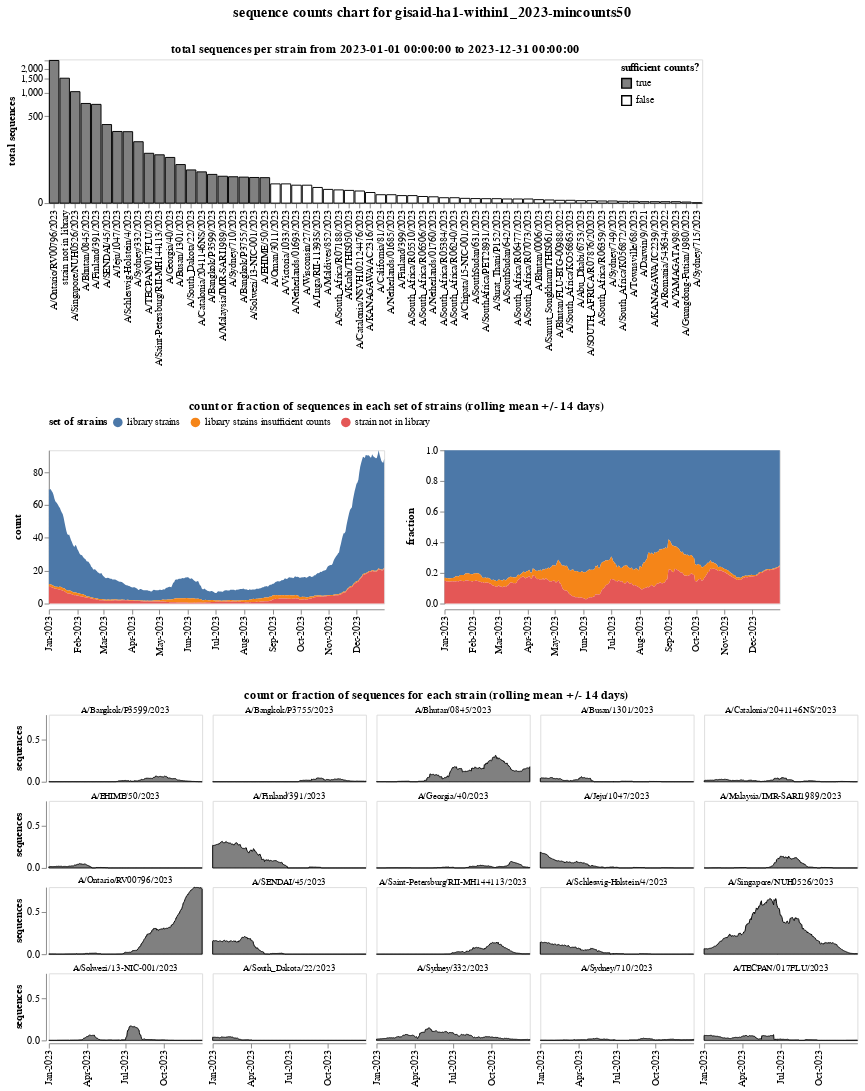

Write notebook code for a chart like this one.
### Markdown cell above
Make a merged plot:

### Code cell
counts_chart = (
    alt.vconcat(
        total_counts_chart,
        grouped_counts_by_date_chart,
        counts_by_date_chart,
        spacing=35,
    )
    .resolve_scale(fill="independent")
    .properties(
        title=alt.TitleParams(
            f"sequence counts chart for {desc}",
            anchor="middle",
            fontSize=15,
            dy=-20,
        )
    )
)

print(f"Saving merged chart to {counts_chart_html}")
counts_chart.save(counts_chart_html)

counts_chart

### Figure 1 — Vega-Lite specification as saved in the notebook (floating-point values rounded to 4 significant figures; data arrays with more than 128 entries replaced by an {"elided": "..."} marker saying what was removed)
{"config": {"view": {"continuousWidth": 300, "continuousHeight": 300}}, "vconcat": [{"data": {"name": "data-e78224f92c01f699cafec39319cda7e3"}, "mark": {"type": "bar", "stroke": "black"}, "encoding": {"fill": {"field": "sufficient_counts", "legend": {"offset": 3, "orient": "top-right"}, "scale": {"domain": [true, false], "range": ["gray", "white"]}, "title": "sufficient counts?", "type": "nominal"}, "tooltip": [{"field": "variant", "type": "nominal"}, {"field": "total_sequences", "type": "quantitative"}, {"field": "sufficient_counts", "type": "nominal"}], "x": {"field": "variant", "sort": {"field": "total_sequences", "order": "descending"}, "title": null, "type": "nominal"}, "y": {"axis": {"grid": false}, "field": "total_sequences", "scale": {"constant": 50, "type": "symlog"}, "title": "total sequences", "type": "quantitative"}}, "height": 150, "title": "total sequences per strain from 2023-01-01 00:00:00 to 2023-12-31 00:00:00", "width": {"step": 11}}, {"data": {"name": "data-e2d9efb321b40e19da63dd3312c8673d"}, "mark": {"type": "area"}, "encoding": {"column": {"field": "statistic", "header": {"labelFontSize": 11, "labelFontStyle": "bold", "orient": "left"}, "title": null, "type": "nominal"}, "fill": {"field": "set_of_strains", "legend": {"labelLimit": 500, "orient": "top", "titleOrient": "left"}, "title": "set of strains", "type": "nominal"}, "tooltip": [{"field": "set_of_strains", "type": "nominal"}, {"field": "date", "type": "temporal"}, {"field": "statistic", "type": "nominal"}, {"field": "count_or_fraction", "format": ".2f", "type": "quantitative"}], "x": {"axis": {"format": "%b-%Y", "grid": false, "labelAngle": -90}, "field": "date", "title": null, "type": "temporal"}, "y": {"axis": {"grid": false}, "field": "count_or_fraction", "scale": {"nice": false}, "title": null, "type": "quantitative"}}, "height": 160, "resolve": {"scale": {"y": "independent"}}, "title": {"text": "count or fraction of sequences in each set of strains (rolling mean +/- 14 days)", "anchor": "middle"}, "transform": [{"window": [{"op": "mean", "field": "sequences", "as": "count"}], "frame": [-14, 14], "groupby": ["set_of_strains"]}, {"joinaggregate": [{"op": "sum", "field": "count", "as": "total_count"}], "groupby": ["date"]}, {"calculate": "(datum.count / datum.total_count)", "as": "fraction"}, {"fold": ["count", "fraction"], "as": ["statistic", "count_or_fraction"]}], "width": 350}, {"data": {"name": "data-64360ac1c4b01a6735d175347671a95c"}, "mark": {"type": "area", "fill": "gray", "stroke": "black"}, "encoding": {"facet": {"columns": 5, "field": "variant", "header": {"labelFontSize": 9, "labelPadding": 0}, "spacing": 5, "title": null, "type": "nominal"}, "tooltip": [{"field": "variant", "type": "nominal"}, {"field": "date", "type": "temporal"}, {"field": "statistic", "type": "nominal"}, {"field": "count_or_fraction", "format": ".2f", "type": "quantitative"}], "x": {"axis": {"format": "%b-%Y", "grid": false, "labelAngle": -90}, "field": "date", "title": null, "type": "temporal"}, "y": {"axis": {"grid": false}, "field": "count_or_fraction", "scale": {"nice": false}, "title": "sequences", "type": "quantitative"}}, "height": 70, "name": "view_1", "title": {"text": "count or fraction of sequences for each strain (rolling mean +/- 14 days)", "anchor": "middle"}, "transform": [{"filter": "((datum['variant'] !== 'strain not in library') || param_2)"}, {"filter": "((datum['variant'] !== 'library strains insufficient counts') || param_3)"}, {"window": [{"op": "mean", "field": "sequences", "as": "count"}], "frame": [-14, 14], "groupby": ["variant"]}, {"joinaggregate": [{"op": "sum", "field": "count", "as": "total_count"}], "groupby": ["date"]}, {"calculate": "(datum.count / datum.total_count)", "as": "fraction"}, {"fold": ["count", "fraction"], "as": ["statistic", "count_or_fraction"]}, {"filter": {"param": "param_1"}}], "width": 160}], "params": [{"name": "param_1", "select": {"type": "point", "fields": ["statistic"]}, "bind": {"input": "radio", "options": ["count", "fraction"], "name": "show count or fraction on y-axis?"}, "value": "fraction", "views": ["view_1"]}, {"name": "param_2", "bind": {"input": "radio", "options": [true, false], "name": "include strain not in library?"}, "value": false}, {"name": "param_3", "bind": {"input": "radio", "options": [true, false], "name": "include library strains insufficient counts?"}, "value": false}], "resolve": {"scale": {"fill": "independent"}}, "spacing": 35, "title": {"text": "sequence counts chart for gisaid-ha1-within1_2023-mincounts50", "anchor": "middle", "dy": -20, "fontSize": 15}, "$schema": "https://vega.github.io/schema/vega-lite/v5.20.1.json", "datasets": {"data-e78224f92c01f699cafec39319cda7e3": [{"variant": "A/Abu_Dhabi/6753/2023", "total_sequences": 3.5, "sufficient_counts": false}, {"variant": "A/Bangkok/P3599/2023", "total_sequences": 60.5, "sufficient_counts": true}, {"variant": "A/Bangkok/P3755/2023", "total_sequences": 52.5, "sufficient_counts": true}, {"variant": "A/Bhutan/0006/2023", "total_sequences": 5.0, "sufficient_counts": false}, {"variant": "A/Bhutan/0845/2023", "total_sequences": 734.5, "sufficient_counts": true}, {"variant": "A/Bhutan/FLU-BTG-00988/2022", "total_sequences": 4.0, "sufficient_counts": false}, {"variant": "A/Busan/1301/2023", "total_sequences": 95.0, "sufficient_counts": true}, {"variant": "A/California/81/2023", "total_sequences": 13.0, "sufficient_counts": false}, {"variant": "A/Catalonia/2041146NS/2023", "total_sequences": 68.5, "sufficient_counts": true}, {"variant": "A/Catalonia/NSVH102124476/2023", "total_sequences": 19.83, "sufficient_counts": false}, {"variant": "A/Chipata/15-NIC-001/2023", "total_sequences": 7.0, "sufficient_counts": false}, {"variant": "A/Darwin/9/2021", "total_sequences": 2.0, "sufficient_counts": false}, {"variant": "A/EHIME/50/2023", "total_sequences": 51.0, "sufficient_counts": true}, {"variant": "A/Finland/391/2023", "total_sequences": 715.0, "sufficient_counts": true}, {"variant": "A/Finland/399/2023", "total_sequences": 11.5, "sufficient_counts": false}, {"variant": "A/Georgia/40/2023", "total_sequences": 126.5, "sufficient_counts": true}, {"variant": "A/Guangdong-Futian/1980/2023", "total_sequences": 1.5, "sufficient_counts": false}, {"variant": "A/Jeju/1047/2023", "total_sequences": 311.7, "sufficient_counts": true}, {"variant": "A/KANAGAWA/AC2316/2023", "total_sequences": 17.0, "sufficient_counts": false}, {"variant": "A/KANAGAWA/IC2239/2023", "total_sequences": 2.0, "sufficient_counts": false}, {"variant": "A/Krabi/THIS050/2023", "total_sequences": 21.0, "sufficient_counts": false}, {"variant": "A/Luga/RII-11393S/2023", "total_sequences": 27.0, "sufficient_counts": false}, {"variant": "A/Malaysia/IMR-SARI1989/2023", "total_sequences": 55.0, "sufficient_counts": true}, {"variant": "A/Maldives/852/2023", "total_sequences": 23.0, "sufficient_counts": false}, {"variant": "A/Netherlands/01685/2023", "total_sequences": 13.0, "sufficient_counts": false}, {"variant": "A/Netherlands/01693/2023", "total_sequences": 32.0, "sufficient_counts": false}, {"variant": "A/Netherlands/01760/2023", "total_sequences": 9.5, "sufficient_counts": false}, {"variant": "A/Oman/3011/2023", "total_sequences": 35.0, "sufficient_counts": false}, {"variant": "A/Ontario/RV00796/2023", "total_sequences": 2521.0, "sufficient_counts": true}, {"variant": "A/Romania/543634/2022", "total_sequences": 2.0, "sufficient_counts": false}, {"variant": "A/SENDAI/45/2023", "total_sequences": 388.2, "sufficient_counts": true}, {"variant": "A/SOUTH_AFRICA/R07876/202023", "total_sequences": 3.5, "sufficient_counts": false}, {"variant": "A/Saint-Petersburg/RII-MH144113/2023", "total_sequences": 139.8, "sufficient_counts": true}, {"variant": "A/Samut_Songkhram/THIS061/2023", "total_sequences": 4.5, "sufficient_counts": false}, {"variant": "A/Schleswig-Holstein/4/2023", "total_sequences": 309.7, "sufficient_counts": true}, {"variant": "A/Singapore/NUH0526/2023", "total_sequences": 1037.0, "sufficient_counts": true}, {"variant": "A/Solwezi/13-NIC-001/2023", "total_sequences": 51.5, "sufficient_counts": true}, {"variant": "A/SouthAfrica/PET28931/2023", "total_sequences": 6.5, "sufficient_counts": false}, {"variant": "A/SouthSudan/631/2023", "total_sequences": 6.667, "sufficient_counts": false}, {"variant": "A/SouthSudan/642/2023", "total_sequences": 6.0, "sufficient_counts": false}, {"variant": "A/South_Africa/K056872/2023", "total_sequences": 2.5, "sufficient_counts": false}, {"variant": "A/South_Africa/KO56863/2023", "total_sequences": 4.0, "sufficient_counts": false}, {"variant": "A/South_Africa/R05384/2023", "total_sequences": 8.0, "sufficient_counts": false}, {"variant": "A/South_Africa/R05510/2023", "total_sequences": 11.5, "sufficient_counts": false}, {"variant": "A/South_Africa/R06240/2023", "total_sequences": 8.0, "sufficient_counts": false}, {"variant": "A/South_Africa/R06359/2023", "total_sequences": 3.0, "sufficient_counts": false}, {"variant": "A/South_Africa/R06477/2023", "total_sequences": 6.0, "sufficient_counts": false}, {"variant": "A/South_Africa/R06506/2023", "total_sequences": 10.0, "sufficient_counts": false}, {"variant": "A/South_Africa/R07073/2023", "total_sequences": 6.0, "sufficient_counts": false}, {"variant": "A/South_Africa/R07188/2023", "total_sequences": 22.0, "sufficient_counts": false}, {"variant": "A/South_Dakota/22/2023", "total_sequences": 75.0, "sufficient_counts": true}, {"variant": "A/Surat_Thani/P152/2023", "total_sequences": 6.5, "sufficient_counts": false}, {"variant": "A/Sydney/332/2023", "total_sequences": 222.5, "sufficient_counts": true}, {"variant": "A/Sydney/710/2023", "total_sequences": 53.5, "sufficient_counts": true}, {"variant": "A/Sydney/715/2023", "total_sequences": 0.5, "sufficient_counts": false}, {"variant": "A/Sydney/749/2023", "total_sequences": 3.0, "sufficient_counts": false}, {"variant": "A/TECPAN/017FLU/2023", "total_sequences": 148.0, "sufficient_counts": true}, {"variant": "A/Townsville/68/2023", "total_sequences": 2.5, "sufficient_counts": false}, {"variant": "A/Victoria/1033/2023", "total_sequences": 35.0, "sufficient_counts": false}, {"variant": "A/Wisconsin/27/2023", "total_sequences": 32.0, "sufficient_counts": false}, {"variant": "A/YAMAGATA/98/2023", "total_sequences": 2.0, "sufficient_counts": false}, {"variant": "strain not in library", "total_sequences": 1526.0, "sufficient_counts": true}], "data-e2d9efb321b40e19da63dd3312c8673d": {"elided": "1092 records"}, "data-64360ac1c4b01a6735d175347671a95c": {"elided": "8008 records"}}}
